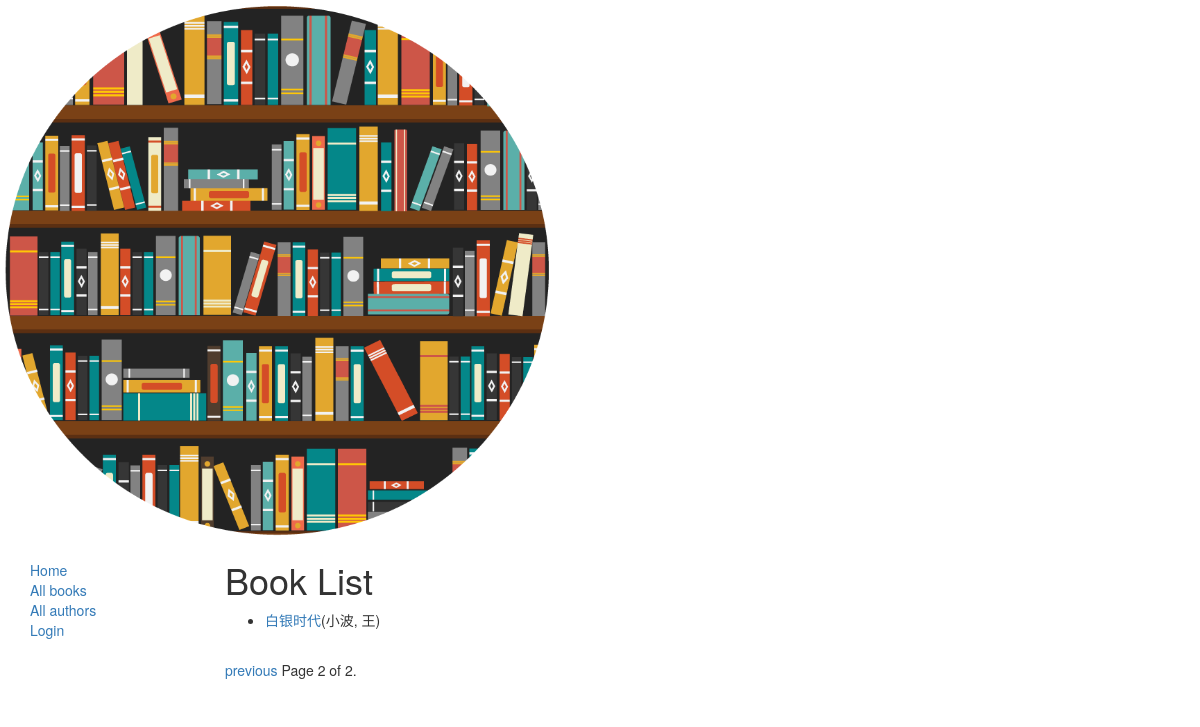
The page /catalog/books/?page=2 on the database as committed earlier.
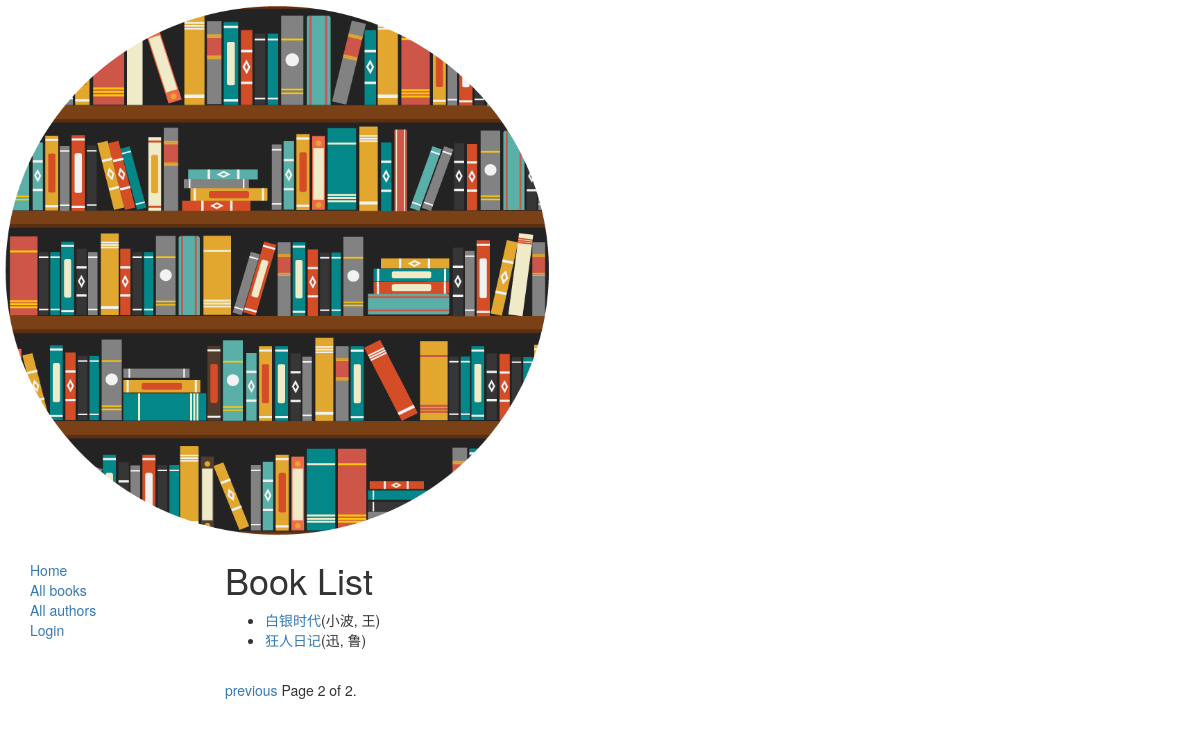
The same page on the database as committed later.
### catalog/models.py (models this page shows, shortened)
class Book(models.Model):
    title = models.CharField(max_length=200)
    author = models.ForeignKey('Author', on_delete=models.SET_NULL, null=True)
    summary = models.TextField(max_length=1000, help_text="Enter a brief description of the book")
    isbn = models.CharField('ISBN', max_length=13,
                            help_text='13 Character <a href="https://www.isbn-international.org/content/what-isbn'
                                      '">ISBN number</a>')
    genre = models.ManyToManyField(Genre, help_text="Select a genre for this book")
    language = models.ForeignKey('Language', on_delete=models.SET_NULL, null=True)
    def get_absolute_url(self):
        return reverse('book-detail', args=[str(self.id)])
    def display_genre(self):
        """
        Creates a string for the Genre. This is required to display genre in Admin.
        """
        return ','.join([genre.name for genre in self.genre.all()[:3]])
    display_genre.short_description = 'Genre'

class Author(models.Model):
    first_name = models.CharField(max_length=100)
    last_name = models.CharField(max_length=100)
    date_of_birth = models.DateField(null=True, blank=True)
    date_of_death = models.DateField('Died', null=True, blank=True)
    def __str__(self):
        return '%s, %s' % (self.last_name, self.first_name)

### catalog/views.py (the view)
# urls.py: path('books/', views.BookListView.as_view(), name='books'),
class BookListView(generic.ListView):
    model = Book
    paginate_by = 2

### catalog/templates/catalog/book_list.html
{% extends "base_generic.html" %}
{% block content %}
    <h1>Book List</h1>
    {% if book_list %}
    <ul>
        {% for book in book_list %}
        <li>
            <a href="{{ book.get_absolute_url }}">{{ book.title }}</a>({{ book.author }})
        </li>
        {% endfor %}
    </ul>
    {% else %}
        <p>There are no books in the library.</p>
    {% endif %}
{% endblock %}

Rows that differ between the two databases and show on the page:
added Book: title "狂人日记", author "迅, 鲁"
